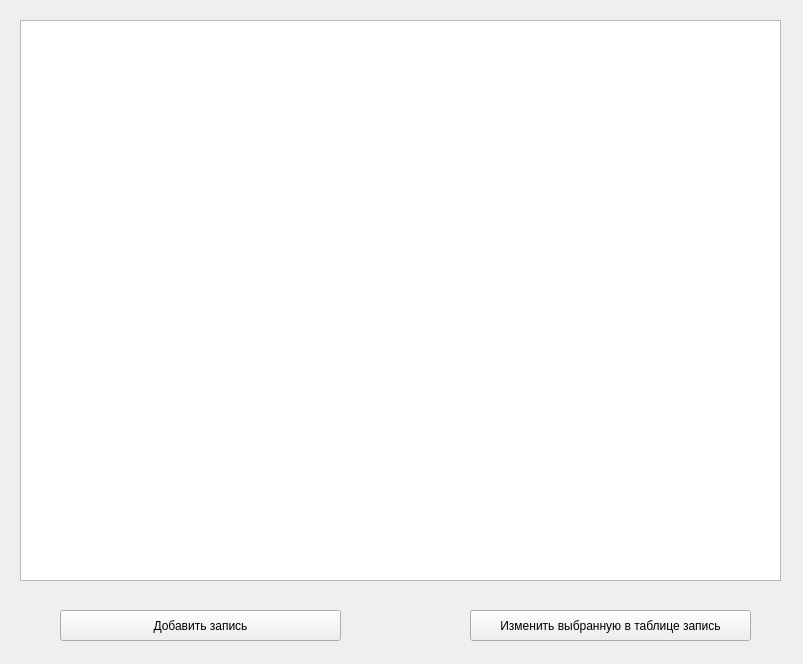
<?xml version="1.0" encoding="UTF-8"?>
<ui version="4.0">
 <class>MainWindow</class>
 <widget class="QMainWindow" name="MainWindow">
  <property name="geometry">
   <rect>
    <x>0</x>
    <y>0</y>
    <width>803</width>
    <height>664</height>
   </rect>
  </property>
  <property name="windowTitle">
   <string>Капучино</string>
  </property>
  <widget class="QWidget" name="centralwidget">
   <widget class="QTableWidget" name="tableWidget">
    <property name="geometry">
     <rect>
      <x>20</x>
      <y>20</y>
      <width>761</width>
      <height>561</height>
     </rect>
    </property>
   </widget>
   <widget class="QPushButton" name="create_new_data">
    <property name="geometry">
     <rect>
      <x>60</x>
      <y>610</y>
      <width>281</width>
      <height>31</height>
     </rect>
    </property>
    <property name="text">
     <string>Добавить запись</string>
    </property>
   </widget>
   <widget class="QPushButton" name="change_data">
    <property name="geometry">
     <rect>
      <x>470</x>
      <y>610</y>
      <width>281</width>
      <height>31</height>
     </rect>
    </property>
    <property name="text">
     <string>Изменить выбранную в таблице запись</string>
    </property>
   </widget>
  </widget>
 </widget>
 <resources/>
 <connections/>
</ui>
